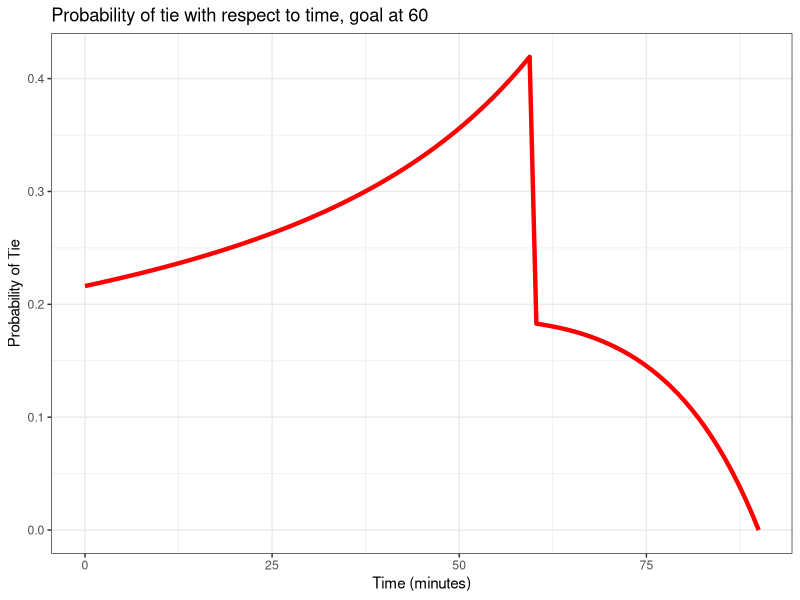

This chart was generated by the following R code:
library(ggplot2)

winAtt = function(t,aGoals){
  p = 0
  for (x in 0:50){
    p = p + dpois(x,lambda = 2/90*(90-t)) *  dpois(x+aGoals, lambda = 1.5/90*(90-t))
  }
  return(p)
}

ggplot(data.frame(x = 0:90), aes(x)) + 
  stat_function(fun = function(t) winAtt(t, aGoals = ifelse(t < 60,0,1)),
                color = "red",size = 1.5) +
  theme_bw() +
  labs(
    title = "Probability of tie with respect to time, goal at 60",
    x = "Time (minutes)",
    y = "Probability of Tie"
  )
